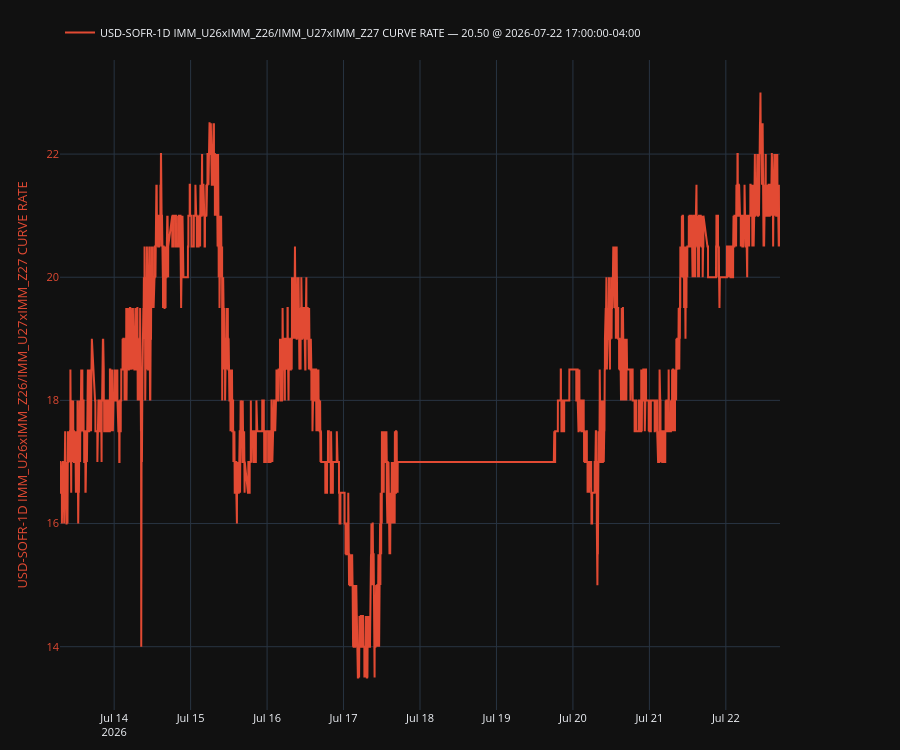

Source (notebook cell):
### Code cell
plot, fig, ax, ax2, legend = make_secondary_axis_plot(engine="plotly")
plot(
    # df[q.col_name().replace("-Q12STIRT", "")],
    # df["USD-OIS fomc_jul26/fomc_dec26 CURVE RATE"],
    df["USD-SOFR-1D IMM_U26xIMM_Z26/IMM_U27xIMM_Z27 CURVE RATE"],
    which="left",
    indicators=[
        # {"kind": "last", "style": {"linestyle": "--", "linewidth": 1.2, "color": "tab:purple"}},  
        # {"kind": "sma", "window": 60, "style": {"linestyle": "--", "color": "green"}},
    ],
    # ou={"enable": True, "steps": 126, "add_metrics_to_legend": True}
)
legend(show_date=True, loc="upper left")
plt.show()

### Figure 1 — Plotly figure (JSON) as saved in the notebook; plotly's stock layout.template omitted (floating-point values rounded to 4 significant figures; data arrays with more than 128 entries replaced by an {"elided": "..."} marker saying what was removed)
{"data": [{"line": {"color": "#E24A33"}, "mode": "lines", "name": "USD-SOFR-1D IMM_U26xIMM_Z26/IMM_U27xIMM_Z27 CURVE RATE — 20.50 @ 2026-07-22 17:00:00-04:00", "showlegend": true, "type": "scatter", "x": {"elided": "10268 str values"}, "y": {"elided": "10268 float values"}, "yaxis": "y"}], "layout": {"font": {"size": 11}, "height": 750, "legend": {"orientation": "h", "x": 0, "xanchor": "left", "y": 1.02, "yanchor": "bottom"}, "margin": {"b": 40, "l": 60, "r": 120, "t": 60}, "newshape": {"line": {"color": "red"}}, "title": {}, "xaxis": {"showgrid": true, "showspikes": true, "spikecolor": "white", "spikemode": "across", "spikesnap": "cursor"}, "yaxis": {"showgrid": true, "showspikes": true, "spikecolor": "white", "spikesnap": "cursor", "spikethickness": 0.5, "tickfont": {"color": "#E24A33"}, "title": {"font": {"color": "#E24A33"}, "text": "USD-SOFR-1D IMM_U26xIMM_Z26/IMM_U27xIMM_Z27 CURVE RATE"}}}}
